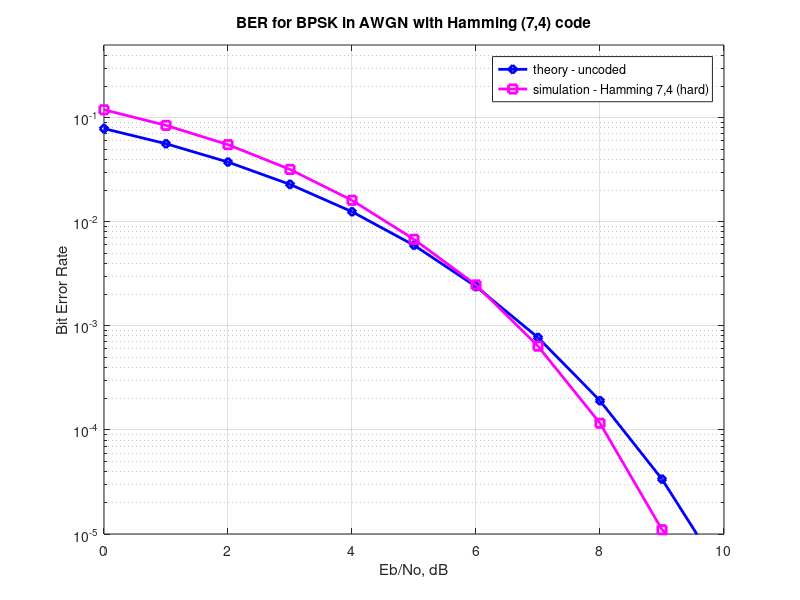

Here is the MATLAB script that generated this plot:
%%%%%%%%%%%%%%%%%%%%%%%%%%%%%%%%%%%%%%%%%%%%%%%%%%%%%%%%%%%%
% All rights reserved by Krishna Pillai, http://www.dsplog.com
% The file may not be re-distributed without explicit authorization
% from Krishna Pillai.
% Checked for proper operation with Octave Version 3.0.0
% Author        : Krishna Pillai
% Email         : krishna@dsplog.com
% Version       : 1.0
% Date          : 29th September 2009
% %%%%%%%%%%%%%%%%%%%%%%%%%%%%%%%%%%%%%%%%%%%%%%%%%%%%%%%%%

% Script for computing BER with Hamming (7,4) code and maximal
% likelihood hard decision decoding 

clear
N = 10^6 ;% number of bits 

Eb_N0_dB = [0:1:10]; % multiple Eb/N0 values
Ec_N0_dB = Eb_N0_dB - 10*log10(7/4);

h = [ 1   0   1 ;    1   1   1;    1   1   0;    0   1   1];
ht = [h ;eye(3)];
g = [eye(4) h];
synRef = [ 5 7 6 3  ];
bitIdx = [ 7 7 4 7 1 3 2].';

for yy = 1:length(Eb_N0_dB)

   % Transmitter
   ip = rand(1,N)>0.5; % generating 0,1 with equal probability
   
   % Hamming coding (7,4)
   ipM = reshape(ip,4,N/4).';
   ipC = mod(ipM*g,2);
   cip = reshape(ipC.',1,N/4*7);
   
   % Modulation
   s = 2*cip-1; % BPSK modulation 0 -> -1; 1 -> 0 

   % Channel - AWGN
   n = 1/sqrt(2)*[randn(size(cip)) + j*randn(size(cip))]; % white gaussian noise, 0dB variance 

   % Noise addition
   y = s + 10^(-Ec_N0_dB(yy)/20)*n; % additive white gaussian noise

   % Receiver 
   cipHard = real(y)>0; % hard decision

   % Hamming decoder
   cipHardM    = reshape(cipHard,7,N/4).';
   syndrome    = mod(cipHardM*ht,2); % find the syndrome
   syndromeDec = sum(syndrome.*kron(ones(N/4,1),[4 2 1]),2); % converting the three bit syndrom to decimal
   syndromeDec(find(syndromeDec==0)) = 1; % to prevent simulation crash, assigning no error bits to parity
   bitCorrIdx  = bitIdx(syndromeDec); % find the bits to correct
   bitCorrIdx  = bitCorrIdx + [0:N/4-1].'*7; % finding the index in the array
   cipHard(bitCorrIdx) = ~cipHard(bitCorrIdx); % correcting bits
   idx = kron(ones(1,N/4),[1:4]) + kron([0:N/4-1]*7,ones(1,4)); % index of data bits
   ipHat = cipHard(idx); % selecting data bits
   
   % counting the errors
   nErr(yy) = size(find([ip- ipHat]),2);

end


theoryBer = 0.5*erfc(sqrt(10.^(Eb_N0_dB/10))); % theoretical ber uncoded AWGN
simBer    = nErr/N;

close all
figure
semilogy(Eb_N0_dB,theoryBer,'bd-','LineWidth',2);
hold on
semilogy(Eb_N0_dB,simBer,'ms-','LineWidth',2);
axis([0 10 10^-5 0.5])
grid on
legend('theory - uncoded', 'simulation - Hamming 7,4 (hard)');
xlabel('Eb/No, dB');
ylabel('Bit Error Rate');
title('BER for BPSK in AWGN with Hamming (7,4) code');







